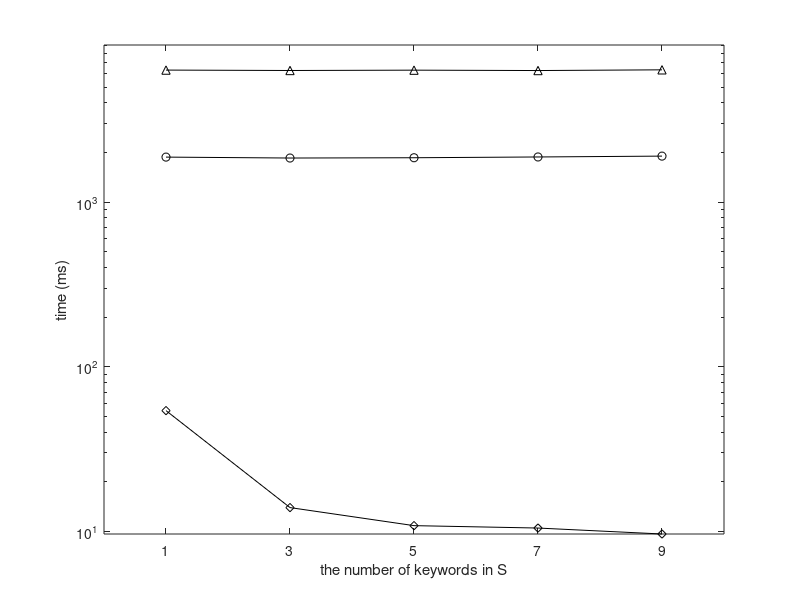

Recreate this plot in MATLAB. (Note: this script raises an error after producing the figure.)
set(gcf,'color',[1, 1, 1]);
set(gcf,'unit','centimeters','position',[10 5 9 7]);

x=[1, 2, 3, 4, 5];
y1 = [6336.30382	6299.657965	6329.498895	6295.478553	6358.915673];
y2 = [1874.966627	1850.82272	1858.318137	1878.447966	1901.137624];
y3 = [53.99825348	13.9008638	10.79774261	10.44089255	9.605245232];

p1= semilogy(x, y1, '-k^');
hold on;
p2 = semilogy(x, y2, '-ko');
hold on;
p3 = semilogy(x, y3, '-kd');

xlabel('the number of keywords in S');
ylabel('time (ms)');

axis([0.5 5.5 0.0 9000]);

set(gca, 'xtick', 1:5, 'XTickLabel', {'1','3','5','7','9'});
leg=legend('basic-g-v1','basic-w-v1','SW', 2);
set(leg,'edgecolor','white');

set(gca, 'FontSize', 12);
set(get(gca, 'XLabel'), 'FontSize',12);
set(get(gca, 'YLabel'), 'FontSize',12);
set(findall(gcf,'type','line'),'linewidth',1.5);
set(gca, 'LineWidth', 1.5);
